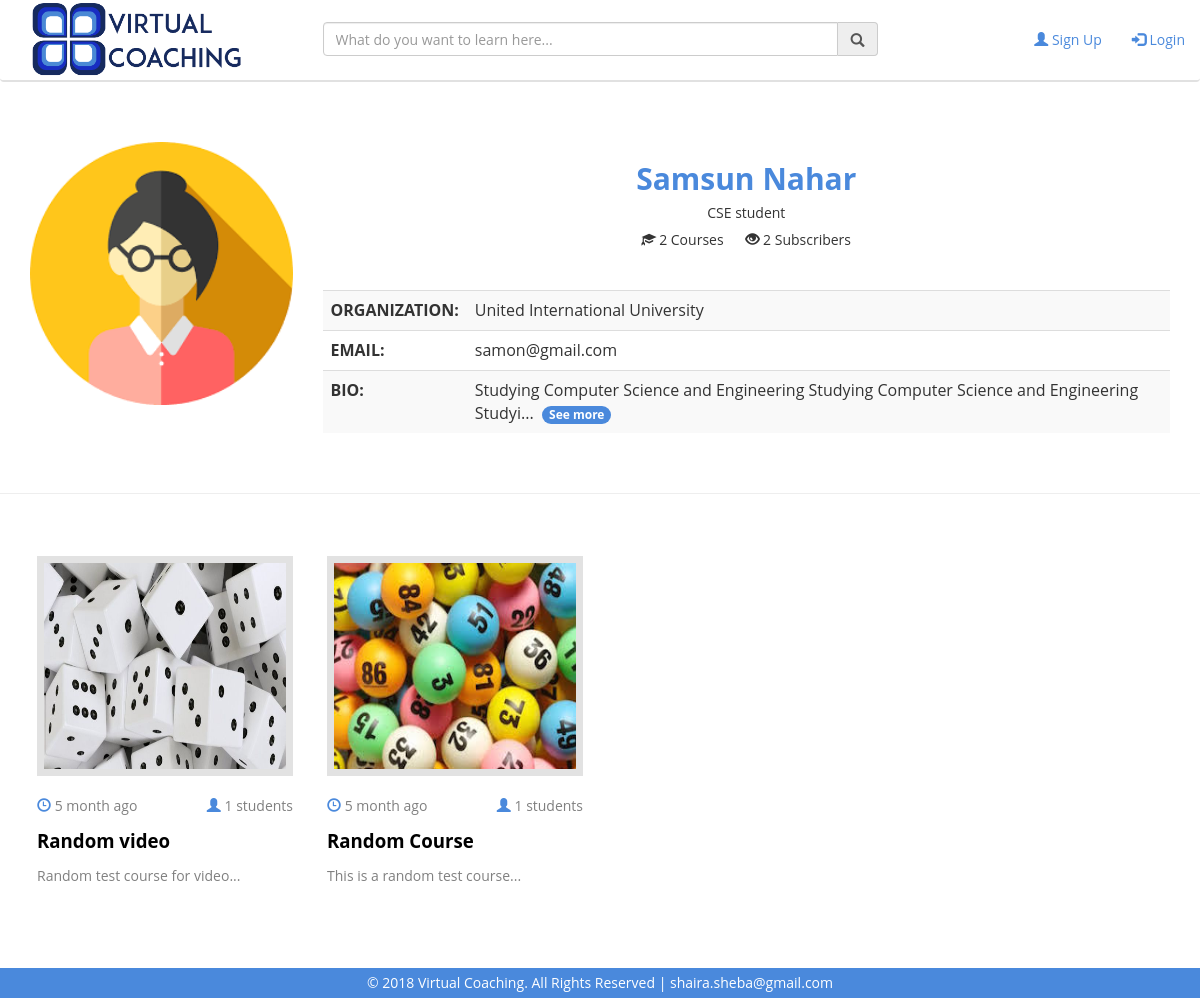
The page /channel.php?channelid=7 on the database its author committed.
### tables this page shows
CREATE TABLE `users` (
  `Email` varchar(100) NOT NULL,
  `Name` varchar(100) DEFAULT NULL,
  `Image` varchar(100) DEFAULT 'user.jpg',
  `Password` varchar(100) DEFAULT NULL,
  `DOB` date NOT NULL,
  `Phone` varchar(30) NOT NULL,
  `Address` varchar(255) NOT NULL,
  `Bio` text NOT NULL,
  `Position` varchar(255) NOT NULL,
  `Organization` varchar(255) NOT NULL
);

CREATE TABLE `channel` (
  `Email` varchar(100) DEFAULT NULL,
  `ChannelID` int(11) NOT NULL
);

CREATE TABLE `course` (
  `CourseID` int(11) NOT NULL,
  `ChannelID` int(11) DEFAULT NULL,
  `Subject` varchar(100) DEFAULT NULL,
  `Topic` varchar(100) DEFAULT NULL,
  `CourseTitle` varchar(100) DEFAULT NULL,
  `Image` varchar(100) DEFAULT NULL,
  `Date` date DEFAULT NULL,
  `About` text
);

### channel.php (the view, shortened to what this page needs)
<?php include "headers/header.php";
if(isset($_GET["channelid"])) {
	$channelid = $_GET["channelid"];
	$qry = "SELECT * FROM users,channel WHERE channel.Email=users.Email && channel.ChannelID='$channelid'";
	$res = $db_connect->query($qry) or die('bad query');
	$row = $res->fetch_assoc();
	$name = $row["Name"];
	$email = $row["Email"];
	$position = $row["Position"];
	$org = $row["Organization"];
	$image = $row["Image"];
	$bio = $row["Bio"];
	$halfbio = substr($bio,0,90);
	$halfbio .= "...";
	$qry = "select * from subscription where ChannelID='$channelid'";
	$res = $db_connect->query($qry) or die('bad query');
	$totalsubs = mysqli_num_rows($res);
	$qry = "select * from course where ChannelID='$channelid'";
	$res = $db_connect->query($qry) or die('bad query');
	$totalcourse = mysqli_num_rows($res);
}
?>
<div class="container">
	<div class="row">
		<div class="col-md-3">
			<br><img src="user_images/<?php echo $image; ?>" style="display: block; margin-left: auto; margin-right: auto; width: 100%;"><br>
		</div>
		<div class="col-md-9">
			<br><h2 style="text-align:center; color:#4a89dc; font-weight:bold;"><?php echo $name; ?></h2>
			<h5 style="text-align:center;"><?php echo $position; ?></h5>
			<div style="text-align:center;"><i class="glyphicon glyphicon-education"></i> <?php echo $totalcourse; ?> Courses &nbsp;&nbsp;&nbsp;&nbsp; <i class="glyphicon glyphicon-eye-open"></i> <?php echo $totalsubs; ?> Subscribers</div>
			<br><br>
				<table class="table table-striped">
					<tr>
						<td><b>ORGANIZATION:<b></td>
						<td><?php echo $org; ?></td>
					</tr>
					<tr>
						<td><b>EMAIL:<b></td>
						<td><?php echo $email; ?></td>
					</tr>
					<tr>
						<td><b>BIO:<b></td>
						<td id="ownerbio"><?php echo $halfbio; ?>&nbsp;
						<a href="#" id="seemorebio" onclick="showbio('<?php echo $bio; ?>')" class="badge" style="background-color:#4a89dc;">See more</a>
						</td>
					</tr>
				</table>
		</div>
	</div>
</div><br><hr><br>
<div class="row" style="margin:20px;">
	<?php
		$qry = "SELECT * FROM course WHERE ChannelID='$channelid'";
		$res = $db_connect->query($qry) or die('bad query');
		while($row = $res->fetch_assoc()) {
			$courseid = $row["CourseID"];
			$courseimage = $row["Image"];
			$title = $row["CourseTitle"];
			$date = date("Y-m-d", strtotime($row["Date"]));
			$about = substr($row["About"],0,70) . "...";
			$qry1 = "select * from enroll where CourseID='$courseid'";
			$res1 = $db_connect->query($qry1) or die('bad query');
			$totalenrolled = mysqli_num_rows($res1);
			$current = date("Y-m-d", strtotime(date("Y-m-d")));
			$dteStart = new DateTime($current);
			$dteEnd   = new DateTime($date);
			$dteDiff  = $dteStart->diff($dteEnd);
			$year = $dteDiff->format("%Y");
			$month = $dteDiff->format("%m");
			$day = $dteDiff->format("%d");
			$finaldate="";
			if($year != "00")
				$finaldate = $finaldate . $year . " year ";
			else
			{
				if($month != "0")
					$finaldate = $finaldate . $month . " month ";
				else
				{
					if($day != "00")
						$finaldate = $finaldate . $day . " day ";
				}
			}
			if($finaldate=='')
				$finaldate = "today";
			else
				$finaldate = $finaldate . "ago";
	?>
	<div class="col-md-3" style="margin-bottom:20px; padding:2px;">
		<a href="course_details.php?courseid=<?php echo $courseid; ?>" style="color:black;">
		<div class="col-md-12">
			<img src="course_images/<?php echo $courseimage; ?>" style="display:block; margin:auto; width:100%; height:220; border:7px solid #e2e2e2;">
		</div>
		<div class="col-md-12">
		<br><span style="float:left; color:grey;"><i class="glyphicon glyphicon-time" style="color:#4a89dc"></i> <?php echo $finaldate; ?><br></span>
		<span style="float:right; color:grey;"><i class="glyphicon glyphicon-user" style="color:#4a89dc"></i> <?php echo $totalenrolled; ?> students<br></span><br>
		<h4 style="font-weight:bold; font-size:14pt; padding-top:5px; padding-bottom:5px;"><?php echo $title; ?></h4>
		<p style="color:grey;"><?php echo $about; ?></p>
		</div></a>
	</div></a>
	<?php } ?>
</div>
<?php include "headers/footer.php"; ?>

### rows shown on the page
users: Image (picture), Name "Samsun Nahar", Position "CSE student", Organization "United International University", channel.Email "samon@gmail.com", Bio "Studying Computer Science and Engineering Studying Computer Science and Engineering Studyi..."
course: Image (picture), finaldate "5 month ago", totalenrolled "1", CourseTitle "Random video", About "Random test course for video..."
course: Image (picture), finaldate "5 month ago", totalenrolled "1", CourseTitle "Random Course", About "This is a random test course..."

### other values the page prints
$totalcourse "2"
$totalsubs "2"
